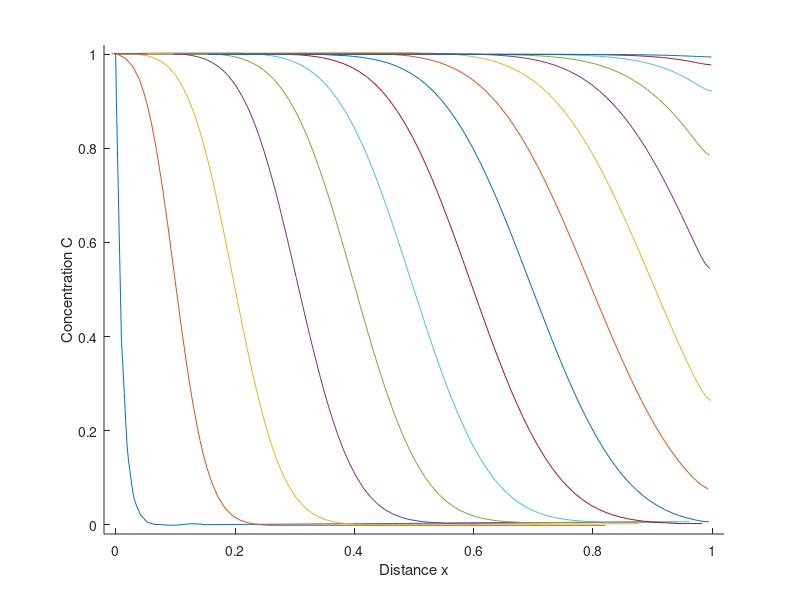

Write MATLAB code to recreate this figure.
%% GUI script steps of HW03_FEATool.fes
% 
% % INITIALIZATION AND MODEL SELECTION
% 1. To start a new model click the New Model toolbar button, or select
% New Model... from the File menu.
% 2. Select the 1D radio button.
% 3. Select the Convection and Diffusion physics mode from the Select
% Physics drop-down menu.
% 4. Press OK to finish the physics mode selection.
% 
% % GEOMETRY
% 5. Press the Create line Toolbar button.
% 6. Press OK to finish and close the dialog box.
% 
% % DRID
% 7. Switch to Grid mode by clicking on the corresponding Mode Toolbar
% button.
% 8. Enter  0.01  into the Grid Size edit field.
% 
% % EQUATION
% 9. Switch to Equation mode by clicking on the corresponding Mode
% Toolbar button.
% 10. Enter  0.1  into the Time scaling coefficient edit field.
% 11. Enter  0.01  into the Diffusion coefficient edit field.
% 12. Enter  1  into the Convection velocity in x-direction edit field.
% 13. Enter  0.0  into the Reaction rate edit field.
% 14. Press the Apply button.
% 15. Press OK to finish the equation and subdomain settings
% specification.
% 
% % BOUNDARY CONDITIONS
% 16. Switch to Boundary mode by clicking on the corresponding Mode
% Toolbar button.
% 17. Select Concentration from the Convection and Diffusion drop-down
% menu.
% 18. Enter  1  into the Concentration edit field.
% 19. Select 2 in the Boundaries list box.
% 20. Press the Apply button.
% 21. Press OK to finish the boundary condition specification.
% 
% % SOLVE SETTINGS
% 22. Switch to Solve mode by clicking on the corresponding Mode
% Toolbar button.
% 23. Press the Settings Toolbar button.
% 24. Select Time-Dependent from the Solution and solver type
% drop-down menu.
% 25. Enter  30  into the Maximum number of non-linear iterations edit
% field.
% 26. Enter  0.001  into the Time step size edit field.
% 27. Enter  0.001  into the Duration of time-dependent simulation (maximum
% time) edit field.
% 28. Press the Solve button.
% 
% % SOLVE FOR DIFFERENT TIMES
% 29. Switch to Solve mode by clicking on the corresponding Mode
% Toolbar button.
% 30. Press the Settings Toolbar button.
% 31. Enter  0.010  into the Duration of time-dependent simulation (maximum
% time) edit field.
% 32. Press the Solve button.
% 
% % repeat steps 29. through 32 for different values of "Duration of
% % time-dependent simulation (maximum time)" from 0.020 to 0.140 with 0.010
% % increments
% 
% % GUI script HW03_FEATool done!

%% Setup
clear;
close all;

%% Import data
FEATool_exports = csvread('./FEATool.csv');

%% Plotting
N = size(FEATool_exports, 2)/2; % number of curves

% plot limits
dlim = 0.02;
x_lim = [0 - dlim, 1 + dlim];
t_lim = [0 - dlim, 1 + dlim];
u_lim = [0 - dlim, 1 + dlim];

% 2D line plot
% from time t = [0.001, 0.140]
figure
for n = linspace(1, N, N)
    data = FEATool_exports(:, n*2 - 1:n*2);
    data = sortrows(data,1);
    size(data)
    x = data(:, 1); % distance
    u = data(:, 2); % species/concentration
    hold all
    plot(x, u)
end
xlabel('Distance x')
ylabel('Concentration C')
axis([x_lim(1) x_lim(2) u_lim(1) u_lim(2)])